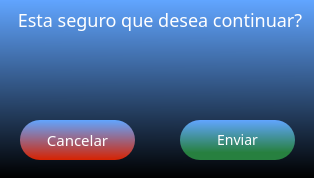
<?xml version="1.0" encoding="UTF-8"?>
<ui version="4.0">
 <class>Dialog</class>
 <widget class="QDialog" name="Dialog">
  <property name="geometry">
   <rect>
    <x>0</x>
    <y>0</y>
    <width>314</width>
    <height>178</height>
   </rect>
  </property>
  <property name="windowTitle">
   <string>Dialog</string>
  </property>
  <property name="styleSheet">
   <string notr="true">background-color:qlineargradient(spread:pad, x1:0.460273, y1:0, x2:0.455, y2:1, stop:0 rgba(97, 165, 255, 255), stop:1 rgba(0, 0, 0, 255));</string>
  </property>
  <widget class="QLabel" name="label">
   <property name="geometry">
    <rect>
     <x>0</x>
     <y>0</y>
     <width>320</width>
     <height>40</height>
    </rect>
   </property>
   <property name="font">
    <font>
     <family>BIZ UDGothic</family>
     <pointsize>-1</pointsize>
    </font>
   </property>
   <property name="styleSheet">
    <string notr="true">color:rgb(255, 255, 255);
background-color:none;
font-size:18px;</string>
   </property>
   <property name="text">
    <string>Esta seguro que desea continuar?</string>
   </property>
   <property name="alignment">
    <set>Qt::AlignCenter</set>
   </property>
  </widget>
  <widget class="QPushButton" name="Ing_Final">
   <property name="geometry">
    <rect>
     <x>180</x>
     <y>120</y>
     <width>115</width>
     <height>40</height>
    </rect>
   </property>
   <property name="font">
    <font>
     <family>BIZ UDGothic</family>
     <pointsize>-1</pointsize>
    </font>
   </property>
   <property name="cursor">
    <cursorShape>PointingHandCursor</cursorShape>
   </property>
   <property name="styleSheet">
    <string notr="true">background-color:qlineargradient(spread:pad, x1:0.460273, y1:0, x2:0.466364, y2:0.813, stop:0 rgba(97, 165, 255, 255), stop:1 rgba(39, 128, 63, 255));
border-radius:20px;
color:white;
font-size:14px;</string>
   </property>
   <property name="text">
    <string>Enviar</string>
   </property>
  </widget>
  <widget class="QPushButton" name="Registrarse_boton_2">
   <property name="geometry">
    <rect>
     <x>20</x>
     <y>120</y>
     <width>115</width>
     <height>40</height>
    </rect>
   </property>
   <property name="font">
    <font>
     <family>BIZ UDGothic</family>
     <pointsize>-1</pointsize>
    </font>
   </property>
   <property name="cursor">
    <cursorShape>PointingHandCursor</cursorShape>
   </property>
   <property name="styleSheet">
    <string notr="true">background-color:qlineargradient(spread:pad, x1:0.460273, y1:0, x2:0.455, y2:1, stop:0 rgba(97, 165, 255, 255), stop:1 rgba(215, 34, 0, 255));
border-radius:20px;
color:white;
font-size:15px;</string>
   </property>
   <property name="text">
    <string>Cancelar</string>
   </property>
  </widget>
 </widget>
 <resources/>
 <connections/>
</ui>
